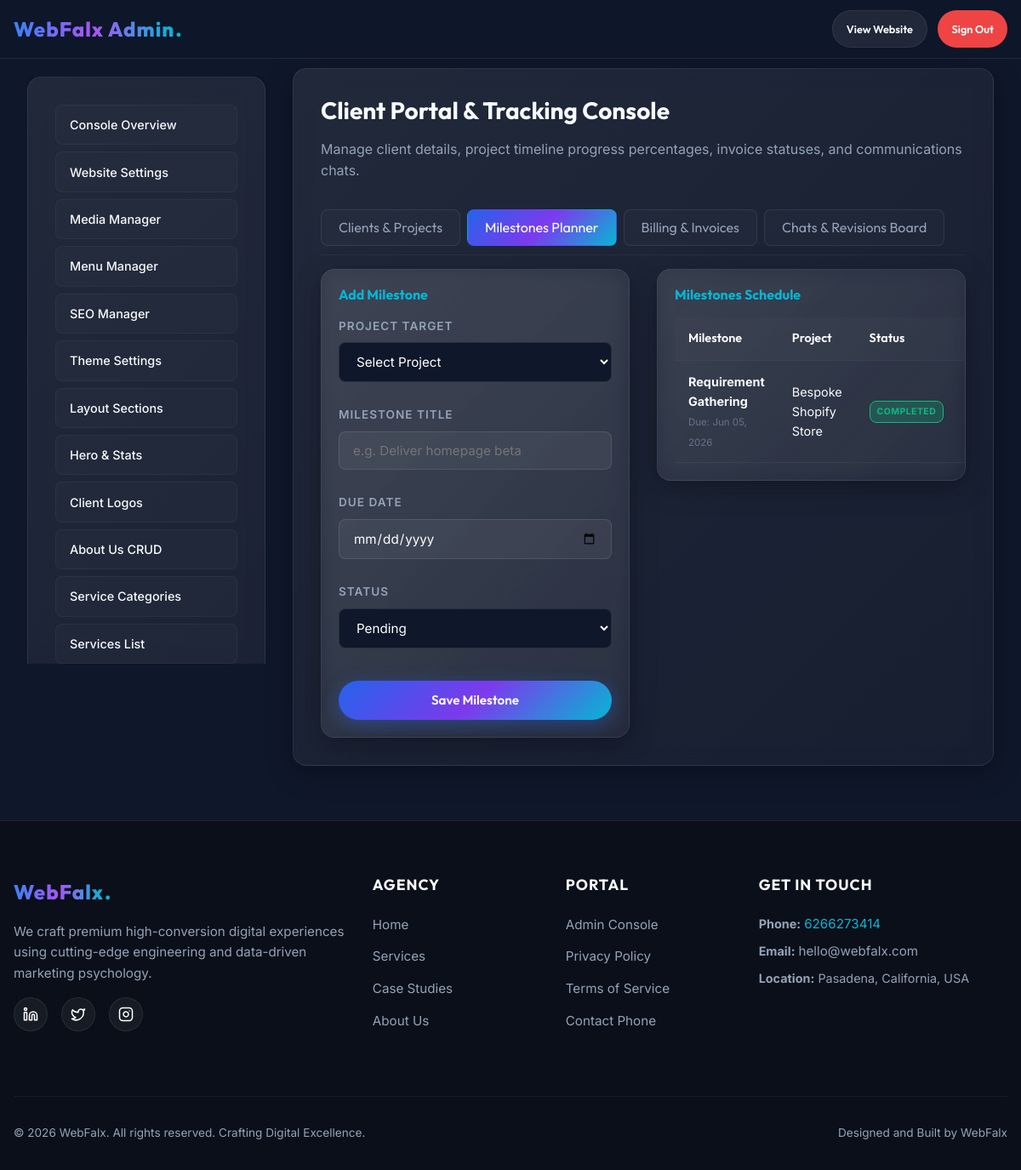
/admin/manage-clients.php?tab=milestones (signed in), run on the app's committed database.
### tables this page shows
CREATE TABLE `project_milestones` (
    `id` INT AUTO_INCREMENT PRIMARY KEY,
    `project_id` INT NOT NULL,
    `name` VARCHAR(150) NOT NULL,
    `description` TEXT DEFAULT NULL,
    `due_date` DATE DEFAULT NULL,
    `completion_date` DATE DEFAULT NULL,
    `status` VARCHAR(20) DEFAULT 'Pending',
    FOREIGN KEY (`project_id`) REFERENCES `projects` (`id`) ON DELETE CASCADE
);

CREATE TABLE `projects` (
    `id` INT AUTO_INCREMENT PRIMARY KEY,
    `client_id` INT NOT NULL,
    `name` VARCHAR(150) NOT NULL,
    `project_type` VARCHAR(100) DEFAULT NULL,
    `status` VARCHAR(50) NOT NULL DEFAULT 'Planning',
    `progress_percent` INT DEFAULT 0,
    `start_date` DATE DEFAULT NULL,
    `estimated_completion` DATE DEFAULT NULL,
    `priority` VARCHAR(20) DEFAULT 'Medium',
    `description` TEXT DEFAULT NULL,
    `assigned_team` TEXT DEFAULT NULL,
    `created_at` TIMESTAMP DEFAULT CURRENT_TIMESTAMP,
    `updated_at` TIMESTAMP DEFAULT CURRENT_TIMESTAMP ON UPDATE CURRENT_TIMESTAMP,
    FOREIGN KEY (`client_id`) REFERENCES `clients` (`id`) ON DELETE CASCADE
);

CREATE TABLE `site_settings` (
    `id` INT AUTO_INCREMENT PRIMARY KEY,
    `setting_key` VARCHAR(50) NOT NULL UNIQUE,
    `setting_value` TEXT DEFAULT NULL,
    `setting_group` VARCHAR(50) NOT NULL DEFAULT 'general',
    `description` VARCHAR(255) DEFAULT NULL,
    `updated_at` TIMESTAMP DEFAULT CURRENT_TIMESTAMP ON UPDATE CURRENT_TIMESTAMP
);

### includes/functions.php (called while the page is built, shortened)
<?php
require_once __DIR__ . '/config.php';
function esc(?string $html): string {
    return htmlspecialchars($html ?? '', ENT_QUOTES | ENT_SUBSTITUTE, 'UTF-8');
}
function esc_attr(?string $attr): string {
    return htmlspecialchars($attr ?? '', ENT_QUOTES, 'UTF-8');
}
function sanitize_input($data) {
    return trim(strip_tags($data));
}
function get_setting(string $key, string $default = ''): string {
    global $db;
    try {
        $stmt = $db->prepare("SELECT setting_value FROM site_settings WHERE setting_key = :key LIMIT 1");
        $stmt->execute(['key' => $key]);
        $row = $stmt->fetch();
        return $row ? $row['setting_value'] : $default;
    } catch (PDOException $e) {
        error_log("Failed to fetch setting '$key': " . $e->getMessage());
        return $default;
    }
}

### admin/manage-clients.php (the view, shortened to what this page needs)
<?php
require_once __DIR__ . '/../includes/functions.php';
$active_tab = sanitize_input($_GET['tab'] ?? 'clients');
$milestones = [];
try {
    if ($active_tab === 'milestones') {
        $milestones = $db->query("SELECT m.*, p.name as project_name FROM project_milestones m JOIN projects p ON m.project_id = p.id ORDER BY m.id DESC")->fetchAll();
    } elseif ($active_tab === 'billing') {
        $invoices = $db->query("SELECT i.*, p.name as project_name FROM project_invoices i JOIN projects p ON i.project_id = p.id ORDER BY i.id DESC")->fetchAll();
    }
} catch (PDOException $e) {
    error_log("Failed listing client portal catalogs: " . $e->getMessage());
}
require_once __DIR__ . '/admin_header.php';
?>
<h3 style="margin-bottom: var(--spacing-sm);">Client Portal & Tracking Console</h3>
<p style="margin-bottom: var(--spacing-md); color: var(--color-text-secondary-dark);">Manage client details, project timeline progress percentages, invoice statuses, and communications chats.</p>
<div class="admin-tab-group" style="margin-bottom: var(--spacing-sm);">
    <a href="?tab=clients" class="admin-tab-btn <?php echo $active_tab === 'clients' ? 'active' : ''; ?>">Clients & Projects</a>
    <a href="?tab=milestones" class="admin-tab-btn <?php echo $active_tab === 'milestones' ? 'active' : ''; ?>">Milestones Planner</a>
    <a href="?tab=billing" class="admin-tab-btn <?php echo $active_tab === 'billing' ? 'active' : ''; ?>">Billing & Invoices</a>
    <a href="?tab=chats" class="admin-tab-btn <?php echo $active_tab === 'chats' ? 'active' : ''; ?>">Chats & Revisions Board</a>
</div>
<?php if ($active_tab === 'milestones'): ?>
    <div class="grid grid-2" style="gap: var(--spacing-md); align-items: start; grid-template-columns: 1fr 1.5fr;">
        <div class="glass-card" style="padding: 1.25rem;">
            <h4 style="color: var(--color-accent); margin-bottom: 1rem;">Add Milestone</h4>
            <form action="" method="POST" style="display: flex; flex-direction: column; gap: 8px;">
                <div class="form-group">
                    <label for="ms_proj">Project Target</label>
                    <select name="project_id" id="ms_proj" class="form-control" style="background: var(--color-bg-dark);" required>
                        <option value="">Select Project</option>
                    </select>
                </div>
                <div class="form-group">
                    <label for="ms_name">Milestone Title</label>
                    <input type="text" name="name" id="ms_name" class="form-control" required placeholder="e.g. Deliver homepage beta">
                </div>
                <div class="form-group">
                    <label for="ms_due">Due Date</label>
                    <input type="date" name="due_date" id="ms_due" class="form-control">
                </div>
                <div class="form-group">
                    <label for="ms_status">Status</label>
                    <select name="status" id="ms_status" class="form-control" style="background: var(--color-bg-dark);">
                        <option value="Pending">Pending</option>
                    </select>
                </div>
                <button type="submit" class="btn btn-primary" style="margin-top: 10px;">Save Milestone</button>
            </form>
        </div>
        <div class="glass-card" style="padding: 1.25rem;">
            <h4 style="color: var(--color-accent); margin-bottom: 1rem;">Milestones Schedule</h4>
            <table class="admin-table">
                <thead>
                    <tr>
                        <th>Milestone</th>
                        <th>Project</th>
                        <th>Status</th>
                        <th>Actions</th>
                    </tr>
                </thead>
                <tbody>
                    <?php foreach ($milestones as $ms): ?>
                        <tr>
                            <td>
                                <strong><?php echo esc($ms['name']); ?></strong><br>
                                <small style="color: var(--color-text-muted-dark); font-size: 0.72rem;">Due: <?php echo date('M d, Y', strtotime($ms['due_date'])); ?></small>
                            </td>
                            <td><?php echo esc($ms['project_name']); ?></td>
                            <td>
                                <span class="status-badge <?php echo $ms['status'] === 'Completed' ? 'status-won' : 'status-new'; ?>" style="font-size: 0.65rem;">
                                    <?php echo esc($ms['status']); ?>
                                </span>
                            </td>
                            <td style="font-size: 0.8rem;">
                            </td>
                        </tr>
                    <?php endforeach; ?>
                </tbody>
            </table>
        </div>
    </div>
<?php endif; ?>
<?php require_once __DIR__ . '/admin_footer.php'; ?>

### includes/footer.php (shortened to what this page needs)
<?php
require_once __DIR__ . '/functions.php';
?>
    <footer class="main-footer">
        <div class="container">
            <div class="footer-grid">
                <div class="footer-brand">
                    <a href="<?php echo BASE_URL; ?>" class="logo-link" style="margin-bottom: var(--spacing-sm);">
                        <span class="gradient-text"><?php echo esc(APP_NAME); ?></span>
                        <span class="logo-dot">.</span>
                    </a>
                    <p>We craft premium high-conversion digital experiences using cutting-edge engineering and data-driven marketing psychology.</p>
                    <div class="footer-socials">
                        <a href="<?php echo esc_attr(get_setting('social_linkedin', '#')); ?>" target="_blank" rel="noopener" class="social-icon-btn" aria-label="LinkedIn">
                        </a>
                        <a href="<?php echo esc_attr(get_setting('social_twitter', '#')); ?>" target="_blank" rel="noopener" class="social-icon-btn" aria-label="Twitter">
                            <svg width="18" height="18" viewBox="0 0 24 24" fill="none" stroke="#ffffff" stroke-width="2" stroke-linecap="round" stroke-linejoin="round"><path d="M22 4s-.7 2.1-2 3.4c1.6 10-9.4 17.3-18 11.6 2.2.1 4.4-.6 6-2C3 15.5.5 9.6 3 5c2.2 2.6 5.6 4.1 9 4-.9-4.2 4-6.6 7-3.8 1.1 0 3-1.2 3-1.2z"></path></svg>
                        </a>
                        <a href="<?php echo esc_attr(get_setting('social_instagram', '#')); ?>" target="_blank" rel="noopener" class="social-icon-btn" aria-label="Instagram">
                        </a>
                    </div>
                </div>
                <div class="footer-links">
                    <h4>Agency</h4>
                    <ul>
                        <li><a href="<?php echo BASE_URL; ?>">Home</a></li>
                        <li><a href="<?php echo BASE_URL; ?>#services">Services</a></li>
                        <li><a href="<?php echo BASE_URL; ?>#work">Case Studies</a></li>
                        <li><a href="<?php echo BASE_URL; ?>#about">About Us</a></li>
                    </ul>
                </div>
                <div class="footer-links">
                    <h4>Portal</h4>
                    <ul>
                        <li><a href="<?php echo BASE_URL; ?>admin/dashboard.php">Admin Console</a></li>
                        <li><a href="<?php echo BASE_URL; ?>#privacy">Privacy Policy</a></li>
                        <li><a href="<?php echo BASE_URL; ?>#terms">Terms of Service</a></li>
                        <li><a href="tel:<?php echo esc_attr(APP_PHONE); ?>">Contact Phone</a></li>
                    </ul>
                </div>
                <div class="footer-links">
                    <h4>Get In Touch</h4>
                    <p style="font-size: 0.9rem; margin-bottom: 0.5rem; color: var(--color-text-secondary-dark);">
                        <strong>Phone:</strong> <a href="tel:<?php echo esc_attr(APP_PHONE); ?>" style="color: var(--color-accent);"><?php echo esc(APP_PHONE); ?></a>
                    </p>
                    <p style="font-size: 0.9rem; margin-bottom: 0.5rem; color: var(--color-text-secondary-dark);">
                        <strong>Email:</strong> <a href="mailto:<?php echo esc_attr(get_setting('contact_email', 'hello@webfalx.com')); ?>"><?php echo esc(get_setting('contact_email', 'hello@webfalx.com')); ?></a>
                    </p>
                    <p style="font-size: 0.9rem; color: var(--color-text-secondary-dark);">
                        <strong>Location:</strong> <?php echo esc(get_setting('contact_address', 'California, USA')); ?>
                    </p>
                </div>
            </div>
            <div class="footer-bottom">
                <p>&copy; <?php echo date('Y'); ?> <?php echo esc(APP_NAME); ?>. All rights reserved. Crafting Digital Excellence.</p>
                <p>Designed and Built by <?php echo esc(APP_NAME); ?></p>
            </div>
        </div>
    </footer>
</body>
</html>

### assets/css/variables.css (style rules this page uses)
:root { --color-primary: #2563eb; --color-primary-rgb: 37, 99, 235; --color-secondary: #7c3aed; --color-secondary-rgb: 124, 58, 237; --color-accent: #06b6d4; --color-accent-rgb: 6, 182, 212; --color-bg-light: #ffffff; --color-bg-dark: #0f172a; --color-card-dark: #1e293b; --color-success: #10b981; --color-warning: #f59e0b; --color-danger: #ef4444; --color-text-primary-dark: #f8fafc; --color-text-secondary-dark: #94a3b8; --color-text-muted-dark: #64748b; --color-text-primary-light: #0f172a; --color-text-secondary-light: #475569; --color-text-muted-light: #94a3b8; --gradient-hero: linear-gradient(135deg, var(--color-primary) 0%, var(--color-secondary) 50%, var(--color-accent) 100%); --gradient-text: linear-gradient(90deg, #3b82f6 0%, #a855f7 50%, #06b6d4 100%); --gradient-glass: linear-gradient(135deg, rgba(255, 255, 255, 0.08) 0%, rgba(255, 255, 255, 0.03) 100%); --gradient-glass-border: linear-gradient(135deg, rgba(255, 255, 255, 0.15) 0%, rgba(255, 255, 255, 0.03) 100%); --gradient-dark-glow: radial-gradient(circle at 50% 50%, rgba(124, 58, 237, 0.15) 0%, rgba(15, 23, 42, 0) 70%); --font-heading: 'Outfit', -apple-system, BlinkMacSystemFont, "Segoe UI", Roboto, sans-serif; --font-body: 'Inter', -apple-system, BlinkMacSystemFont, "Segoe UI", Roboto, sans-serif; --shadow-soft-sm: 0 2px 8px rgba(0, 0, 0, 0.04); --shadow-soft-md: 0 8px 30px rgba(0, 0, 0, 0.06); --shadow-soft-lg: 0 16px 40px rgba(0, 0, 0, 0.08); --shadow-glass: 0 8px 32px 0 rgba(0, 0, 0, 0.3); --radius-sm: 8px; --radius-md: 16px; --radius-lg: 24px; --radius-full: 9999px; --border-glass: 1px solid rgba(255, 255, 255, 0.08); --spacing-xs: 0.5rem; --spacing-sm: 1rem; --spacing-md: 2rem; --spacing-lg: 4rem; --spacing-xl: 8rem; --transition-fast: 0.2s cubic-bezier(0.16, 1, 0.3, 1); --transition-medium: 0.4s cubic-bezier(0.16, 1, 0.3, 1); --transition-slow: 0.8s cubic-bezier(0.16, 1, 0.3, 1); }

### admin/admin_header.php (style rules this page uses)
.admin-table { width: 100%; border-collapse: collapse; text-align: left; }
.admin-table th, .admin-table td { padding: 0.85rem 1rem; border-bottom: 1px solid rgba(255, 255, 255, 0.05); font-size: 0.9rem; }
.admin-table th { font-family: var(--font-heading); font-weight: 600; color: #ffffff; background: rgba(255, 255, 255, 0.02); }

### data on the page
project_milestones: name "Requirement Gathering", due_date "Jun 05, 2026", project.name "Bespoke Shopify Store", status "COMPLETED"
site_settings: setting_value "hello@webfalx.com"
site_settings: setting_value "Pasadena, California, USA"

### other printed values
APP_NAME "WebFalx"
APP_PHONE "6266273414"
